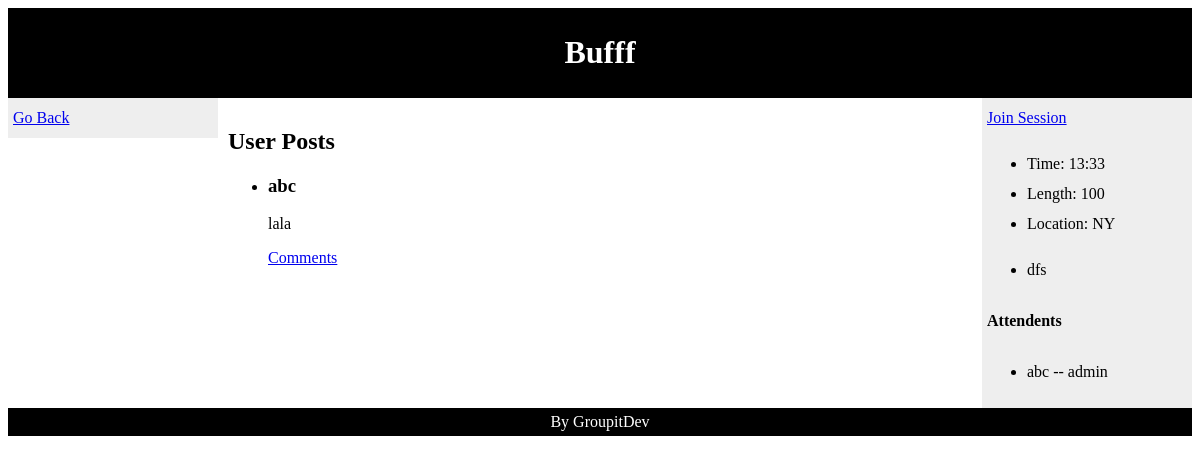
The page /session/2?username=frogger832 on the database its author committed.
### tables this page shows
CREATE TABLE Posts (
    pid INTEGER PRIMARY KEY,
    username STRING,
    timestamp DATETIME DEFAULT CURRENT_TIMESTAMP,
    sid INT,
    posted_text TEXT NOT NULL,
    FOREIGN KEY(username) REFERENCES Users ON DELETE CASCADE,
    FOREIGN KEY(sid) REFERENCES Sessions ON DELETE CASCADE
);

CREATE TABLE Attends (
    username STRING,
    sid INT,
    role TEXT CHECK (role IN ('attendee', 'admin')),
    PRIMARY KEY(username, sid),
    FOREIGN KEY(username) REFERENCES Users ON DELETE CASCADE,
    FOREIGN KEY(sid) REFERENCES Sessions on DELETE CASCADE
);

### server.py (the view, shortened to what this page needs)
@app.route('/session/<sid>', methods=['GET', 'POST'])
def sessionpage(sid):
    postform = PostForm()
    q = "select * from sessions s where s.sid = :s;"
    s = Session()
    result = s.execute(q, {'s':sid})
    rows = result.fetchall()
    username = request.args['username']
    if len(rows) == 0:
        return redirect(url_for('home', username=username))
    q2 = "select username, posted_text, pid from posts p where p.sid = :s order by timestamp;"
    result = s.execute(q2, {'s': sid})
    posts = result.fetchall()
    q3 = "select * from attends where sid = :s;"
    result = s.execute(q3, {'s':rows[0][1]})
    attends = result.fetchall()
    insession = False
    for a in attends:
        if username == a[0]:
            insession = True
    q4 = "select pid, image_path from posted_pictures p where p.sid = :s;"
    result = s.execute(q4, {'s':sid})
    pictures = result.fetchall()
    return render_template('sessionspage.html', insession=str(insession), session=rows[0], attends=attends,
            posts=posts, pictures=pictures, username=username, postform=postform, sid=sid)

### server.py (called while the page is built)
@app.before_request
def before_request():
  try:
    global Session
    g.conn = engine.connect()
    Session = scoped_session(sessionmaker(bind=engine))
  except:
    print "uh oh, problem connecting to database"
    import traceback; traceback.print_exc()
    g.conn = None

@app.teardown_request
def teardown_request(exception):
  try:
    g.conn.close()
  except Exception as e:
    pass

### templates/sessionspage.html (shortened to what this page needs)
<!DOCTYPE html>
<html>
<head>
</head>
<body>
<div id="header">
    <h1>{{ session[2] }}</h1>
</div>
<div id="nav">
<a href={{"/home/%s" % username }}>Go Back</a><br>
</div>
<div id="posts_section">
    <h2>User Posts</h2>
    <ul class=posts>
        {% if posts %}
            {% for p in posts %}
                <li>
                    <div id=posts_list>
                        <h3>{{ p[0] }}</h3>
                        <p>{{ p[1] }}</p>
                    </div>
                </li>
                <a href={{ url_for('postspage', pid=p[2], username=username, insession=insession, sid=sid )}}>Comments</a>
            {% endfor %}
        {% endif %}
    </ul>
</div>
<div id="description_section">
    {% if insession == 'True' %}
        <a href={{ url_for('leavesession', username=username, sid=sid) }}>Leave Session</a>
    {% else %}
        <a href={{ url_for('joinsession', username=username, sid=sid) }}>Join Session</a>
    {% endif %}
    <ul class=descriptions>
        <li>Time: {{ session[3] }}</li>
        <li>Length: {{ session[4] }}</li>
        <li>Location: {{ session[5] }}</li>
        {% if session[6] %}
            <li><p>{{ session[6] }}</p></li>
        {% endif %}
    </ul>
    <h4>Attendents</h4>
    <ul class=attendees>
        {% for a in attends %}
            <li>{{ a[0] }} -- {{ a[2] }}</li>
        {% endfor %}
    </ul>
</div>
<div id="footer">
    By GroupitDev
</div>
</body>
</html>

### templates/sessionspage.html (style rules this page uses)
#header { background-color:black; color:white; text-align:center; padding:5px; }
#nav { line-height:30px; background-color:#eeeeee; height:auto; width:200px; float:left; padding:5px; }
#posts_section { width:500px; float:left; padding:10px; }
#description_section { line-height:30px; background-color:#eeeeee; height:auto; width:200px; float:right; padding:5px; }
#footer { background-color:black; color:white; clear:both; text-align:center; padding:5px; }

### rows shown on the page
Posts: username "abc", posted_text "lala"
Attends: username "abc", role "admin"

### other values the page prints
{{ session[2] }} "Bufff"
{{ session[3] }} "13:33"
{{ session[4] }} "100"
{{ session[5] }} "NY"
{{ session[6] }} "dfs"
